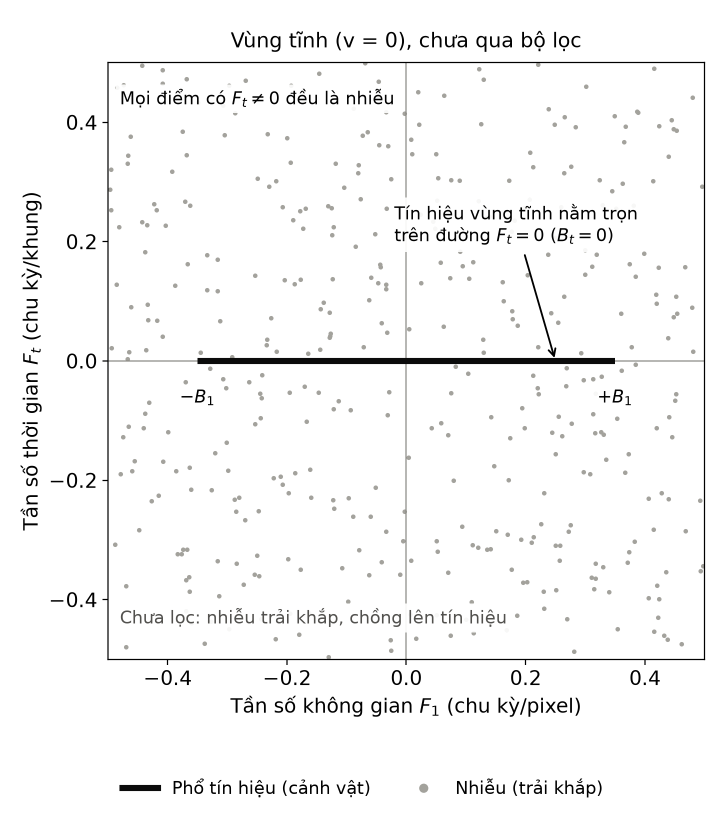
#> input picture pho_video/hinh0_vung_tinh_khong_loc.png, 1452 x 1628 px (shown at 1/2 size); its folder holds 2 pictures in this run
$ python xuat_tiktok.py ../pho_video
#> lines starting #> are read from the running program, lines starting #| are printed output that depends on the picture
"""Xuat anh de dang TikTok it bi nen/mo/vo: dung 1080x1920, lam net vien nhe (giu do net nhu PNG),
rac nhieu rat nhe o vung toi (chong vo khoi/dai mau o nen dem),
JPEG chat luong 95, khong giam mau (4:4:4), gan profile sRGB. Chep ca thu muc dang/ sang dien thoai bang cap/Drive.
Dung: py xuat_tiktok.py [thu muc anh vao] (mac dinh anh_viral) -> dang/<ten>.jpg"""
import os
import sys
import numpy as np
from PIL import Image, ImageCms, ImageFilter

GOC = os.path.dirname(os.path.abspath(__file__))
W, H = 1080, 1920
SRGB = ImageCms.ImageCmsProfile(ImageCms.createProfile("sRGB")).tobytes()


def toi_uu(im):
    im = im.convert("RGB")
    if im.size != (W, H):
        im = im.resize((W, H), Image.LANCZOS)
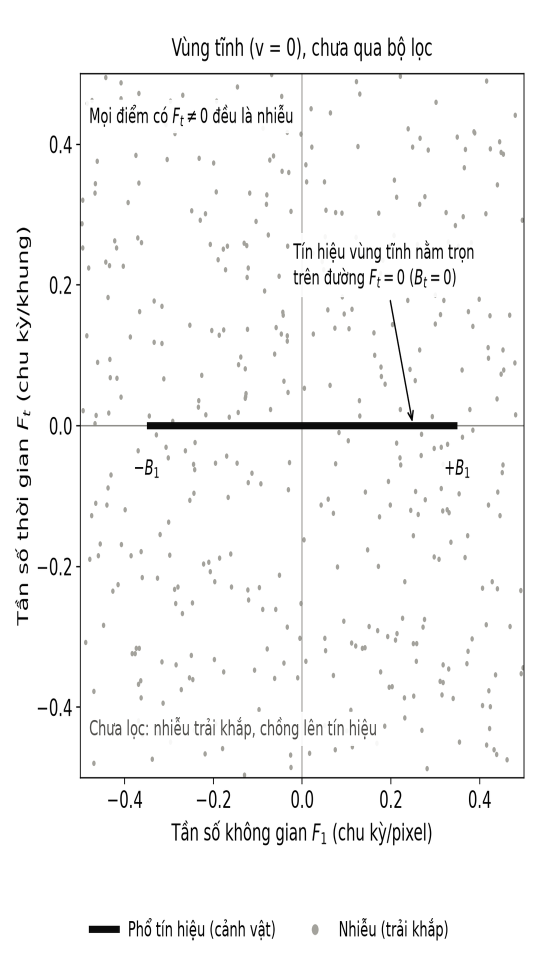
#> im: PIL image 1080x1920 RGB (shown at 1/2 size); mean R, G, B 247, 247, 246.9
    # giu do net nhu PNG goc: khong lam mem hat lap lanh (lam anh bot net), chi lam net vien nhe
    im = im.filter(ImageFilter.UnsharpMask(radius=1.2, percent=60, threshold=2))
    # nen toi chuyen mau muot (dem xanh) bi TikTok nen thanh khoi/dai mau -> rac nhieu rat nhe chi o vung toi de pha
    a = np.asarray(im, np.float32)
    lum = a @ np.array([0.299, 0.587, 0.114], np.float32)
    w = np.clip((90 - lum) / 90, 0, 1)[..., None]
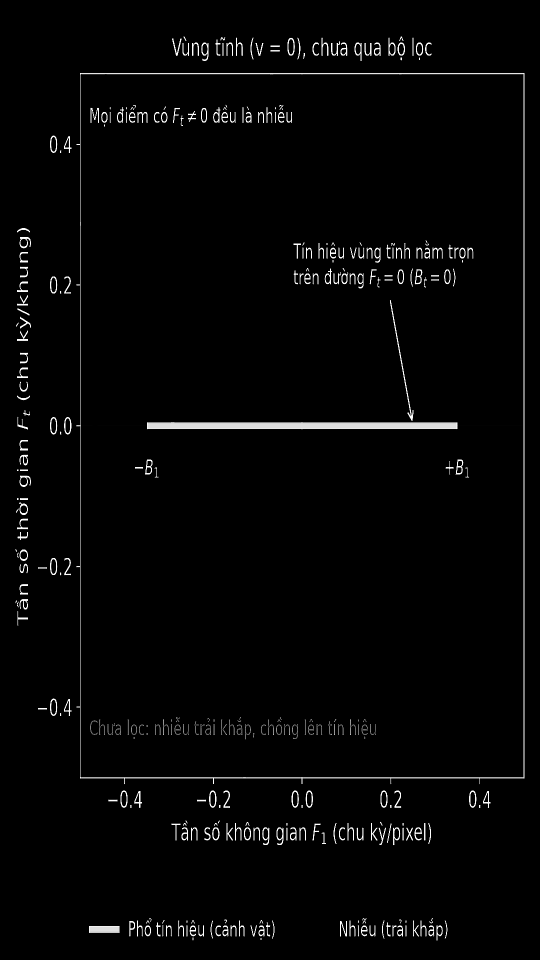
#> w: shape (1920, 1080, 1) float32 (shown at 1/2 size); min 0, max 1, mean 0.0213
    nhieu = np.random.default_rng(7).normal(0, 2.2, lum.shape).astype(np.float32)[..., None]
    return Image.fromarray(np.clip(a + nhieu * w, 0, 255).round().astype(np.uint8))


def main(vao):
    ra = os.path.join(GOC, "dang")
    os.makedirs(ra, exist_ok=True)
    ds = sorted(f for f in os.listdir(vao) if f.lower().endswith((".png", ".jpg", ".jpeg")))
    if not ds:
        print("khong co anh trong", vao)
        return 1
    for f in ds:
        p = os.path.join(ra, os.path.splitext(f)[0] + ".jpg")
        toi_uu(Image.open(os.path.join(vao, f))).save(p, quality=95, subsampling=0, optimize=True, icc_profile=SRGB)
        print(f"{f} -> {os.path.basename(p)} ({os.path.getsize(p) // 1024} KB)")
#> pass 2 of the loop in main, `for f in ds:`:
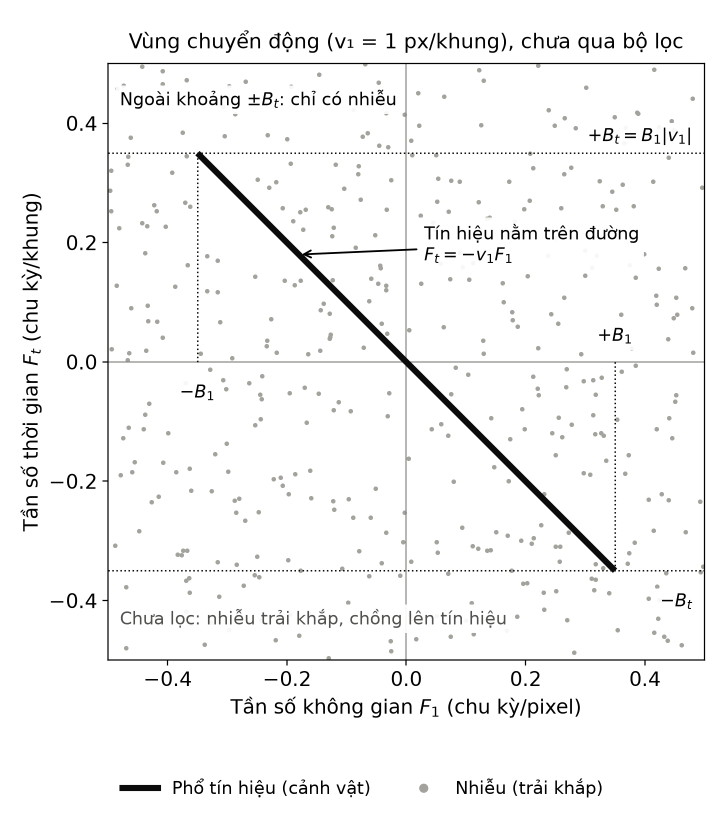
#> input picture pho_video/hinh0b_vung_dong_khong_loc.png, 1452 x 1628 px (shown at 1/2 size)
#> in toi_uu (call 2), `im = im.resize((W, H), Image.LANCZOS)`:
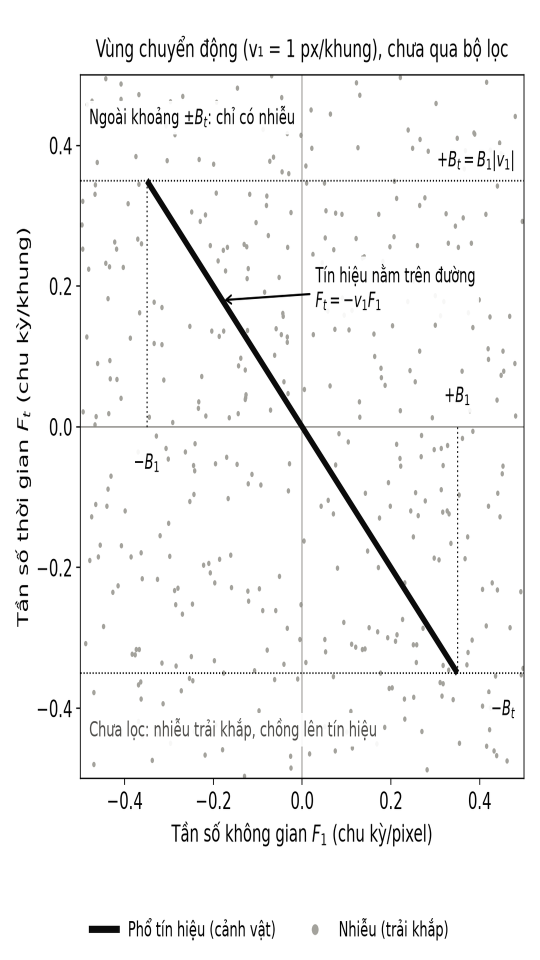
#> im: PIL image 1080x1920 RGB (shown at 1/2 size); mean R, G, B 245.7, 245.7, 245.6
#> in toi_uu (call 2), `w = np.clip((90 - lum) / 90, 0, 1)[..., None]`:
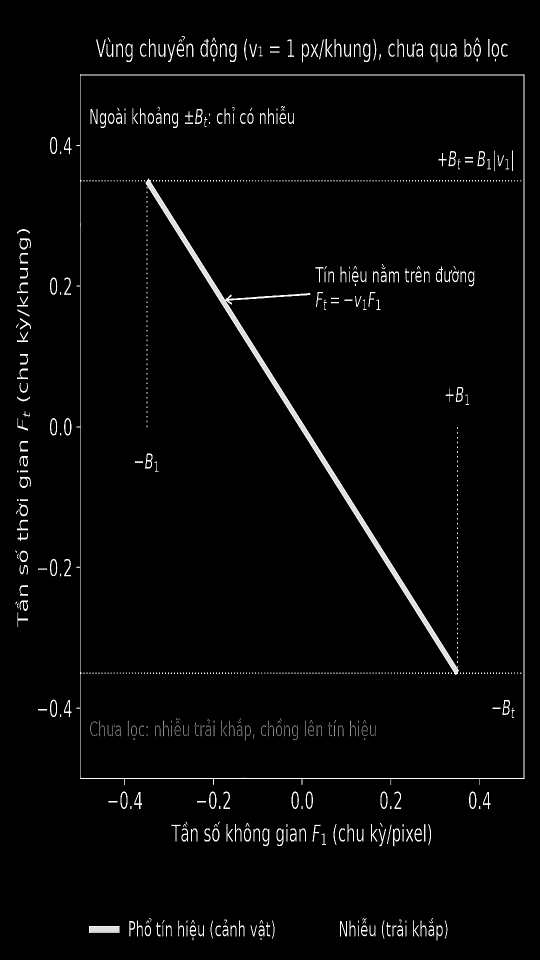
#> w: shape (1920, 1080, 1) float32 (shown at 1/2 size); min 0, max 1, mean 0.0251
    print("xong", len(ds), "anh ->", ra)


if __name__ == "__main__":
    sys.exit(main(sys.argv[1] if len(sys.argv) > 1 else os.path.join(GOC, "anh_viral")))
#> (the program exits here)
